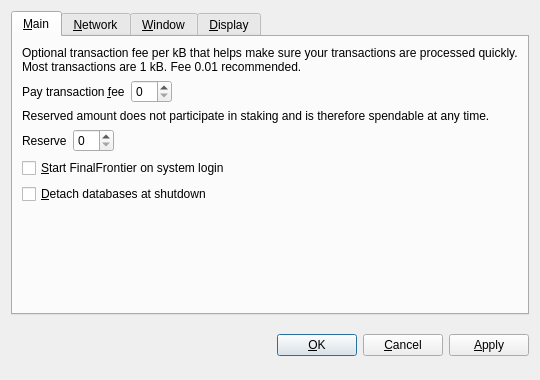
<?xml version="1.0" encoding="UTF-8"?>
<ui version="4.0">
 <class>OptionsDialog</class>
 <widget class="QDialog" name="OptionsDialog">
  <property name="geometry">
   <rect>
    <x>0</x>
    <y>0</y>
    <width>540</width>
    <height>380</height>
   </rect>
  </property>
  <property name="windowTitle">
   <string>Options</string>
  </property>
  <property name="modal">
   <bool>true</bool>
  </property>
  <layout class="QVBoxLayout" name="verticalLayout">
   <item>
    <widget class="QTabWidget" name="tabWidget">
     <property name="tabPosition">
      <enum>QTabWidget::North</enum>
     </property>
     <property name="currentIndex">
      <number>0</number>
     </property>
     <widget class="QWidget" name="tabMain">
      <attribute name="title">
       <string>&amp;Main</string>
      </attribute>
      <layout class="QVBoxLayout" name="verticalLayout_Main">
       <item>
        <widget class="QLabel" name="transactionFeeInfoLabel">
         <property name="text">
          <string>Optional transaction fee per kB that helps make sure your transactions are processed quickly. Most transactions are 1 kB. Fee 0.01 recommended.</string>
         </property>
         <property name="textFormat">
          <enum>Qt::PlainText</enum>
         </property>
         <property name="wordWrap">
          <bool>true</bool>
         </property>
        </widget>
       </item>
       <item>
        <layout class="QHBoxLayout" name="horizontalLayoutFee">
         <item>
          <widget class="QLabel" name="transactionFeeLabel">
           <property name="text">
            <string>Pay transaction &amp;fee</string>
           </property>
           <property name="textFormat">
            <enum>Qt::PlainText</enum>
           </property>
           <property name="buddy">
            <cstring>transactionFee</cstring>
           </property>
          </widget>
         </item>
         <item>
          <widget class="BitcoinAmountField" name="transactionFee"/>
         </item>
         <item>
          <spacer name="horizontalSpacerFee">
           <property name="orientation">
            <enum>Qt::Horizontal</enum>
           </property>
           <property name="sizeHint" stdset="0">
            <size>
             <width>40</width>
             <height>20</height>
            </size>
           </property>
          </spacer>
         </item>
        </layout>
       </item>
       <item>
        <widget class="QLabel" name="reserveBalanceInfoLabel">
         <property name="text">
          <string>Reserved amount does not participate in staking and is therefore spendable at any time.</string>
         </property>
         <property name="textFormat">
          <enum>Qt::PlainText</enum>
         </property>
         <property name="wordWrap">
          <bool>true</bool>
         </property>
        </widget>
       </item>
       <item>
        <layout class="QHBoxLayout" name="horizontalLayoutReserveBalance">
         <item>
          <widget class="QLabel" name="reserveBalanceLabel">
           <property name="text">
            <string>Reserve</string>
           </property>
           <property name="textFormat">
            <enum>Qt::PlainText</enum>
           </property>
           <property name="buddy">
            <cstring>reserveBalance</cstring>
           </property>
          </widget>
         </item>
         <item>
          <widget class="BitcoinAmountField" name="reserveBalance"/>
         </item>
         <item>
          <spacer name="horizontalSpacerReserveBalance">
           <property name="orientation">
            <enum>Qt::Horizontal</enum>
           </property>
           <property name="sizeHint" stdset="0">
            <size>
             <width>40</width>
             <height>20</height>
            </size>
           </property>
          </spacer>
         </item>
        </layout>
       </item>
       <item>
        <widget class="QCheckBox" name="bitcoinAtStartup">
         <property name="toolTip">
          <string>Automatically start FinalFrontier after logging in to the system.</string>
         </property>
         <property name="text">
          <string>&amp;Start FinalFrontier on system login</string>
         </property>
        </widget>
       </item>
       <item>
        <widget class="QCheckBox" name="detachDatabases">
         <property name="toolTip">
          <string>Detach block and address databases at shutdown. This means they can be moved to another data directory, but it slows down shutdown. The wallet is always detached.</string>
         </property>
         <property name="text">
          <string>&amp;Detach databases at shutdown</string>
         </property>
        </widget>
       </item>
       <item>
        <spacer name="verticalSpacer_Main">
         <property name="orientation">
          <enum>Qt::Vertical</enum>
         </property>
         <property name="sizeHint" stdset="0">
          <size>
           <width>20</width>
           <height>40</height>
          </size>
         </property>
        </spacer>
       </item>
      </layout>
     </widget>
     <widget class="QWidget" name="tabNetwork">
      <attribute name="title">
       <string>&amp;Network</string>
      </attribute>
      <layout class="QVBoxLayout" name="verticalLayout_Network">
       <item>
        <widget class="QCheckBox" name="mapPortUpnp">
         <property name="toolTip">
          <string>Automatically open the FinalFrontier client port on the router. This only works when your router supports UPnP and it is enabled.</string>
         </property>
         <property name="text">
          <string>Map port using &amp;UPnP</string>
         </property>
        </widget>
       </item>
       <item>
        <widget class="QCheckBox" name="connectSocks">
         <property name="toolTip">
          <string>Connect to the FinalFrontier network through a SOCKS proxy (e.g. when connecting through Tor).</string>
         </property>
         <property name="text">
          <string>&amp;Connect through SOCKS proxy:</string>
         </property>
        </widget>
       </item>
       <item>
        <layout class="QHBoxLayout" name="horizontalLayout_Network">
         <item>
          <widget class="QLabel" name="proxyIpLabel">
           <property name="text">
            <string>Proxy &amp;IP:</string>
           </property>
           <property name="textFormat">
            <enum>Qt::PlainText</enum>
           </property>
           <property name="buddy">
            <cstring>proxyIp</cstring>
           </property>
          </widget>
         </item>
         <item>
          <widget class="QValidatedLineEdit" name="proxyIp">
           <property name="maximumSize">
            <size>
             <width>140</width>
             <height>16777215</height>
            </size>
           </property>
           <property name="toolTip">
            <string>IP address of the proxy (e.g. 127.0.0.1)</string>
           </property>
          </widget>
         </item>
         <item>
          <widget class="QLabel" name="proxyPortLabel">
           <property name="text">
            <string>&amp;Port:</string>
           </property>
           <property name="textFormat">
            <enum>Qt::PlainText</enum>
           </property>
           <property name="buddy">
            <cstring>proxyPort</cstring>
           </property>
          </widget>
         </item>
         <item>
          <widget class="QLineEdit" name="proxyPort">
           <property name="maximumSize">
            <size>
             <width>55</width>
             <height>16777215</height>
            </size>
           </property>
           <property name="toolTip">
            <string>Port of the proxy (e.g. 9050)</string>
           </property>
          </widget>
         </item>
         <item>
          <widget class="QLabel" name="socksVersionLabel">
           <property name="text">
            <string>SOCKS &amp;Version:</string>
           </property>
           <property name="textFormat">
            <enum>Qt::PlainText</enum>
           </property>
           <property name="buddy">
            <cstring>socksVersion</cstring>
           </property>
          </widget>
         </item>
         <item>
          <widget class="QValueComboBox" name="socksVersion">
           <property name="toolTip">
            <string>SOCKS version of the proxy (e.g. 5)</string>
           </property>
          </widget>
         </item>
         <item>
          <spacer name="horizontalSpacer_Network">
           <property name="orientation">
            <enum>Qt::Horizontal</enum>
           </property>
           <property name="sizeHint" stdset="0">
            <size>
             <width>40</width>
             <height>20</height>
            </size>
           </property>
          </spacer>
         </item>
        </layout>
       </item>
       <item>
        <spacer name="verticalSpacer_Network">
         <property name="orientation">
          <enum>Qt::Vertical</enum>
         </property>
         <property name="sizeHint" stdset="0">
          <size>
           <width>20</width>
           <height>40</height>
          </size>
         </property>
        </spacer>
       </item>
      </layout>
     </widget>
     <widget class="QWidget" name="tabWindow">
      <attribute name="title">
       <string>&amp;Window</string>
      </attribute>
      <layout class="QVBoxLayout" name="verticalLayout_Window">
       <item>
        <widget class="QCheckBox" name="minimizeToTray">
         <property name="toolTip">
          <string>Show only a tray icon after minimizing the window.</string>
         </property>
         <property name="text">
          <string>&amp;Minimize to the tray instead of the taskbar</string>
         </property>
        </widget>
       </item>
       <item>
        <widget class="QCheckBox" name="minimizeOnClose">
         <property name="toolTip">
          <string>Minimize instead of exit the application when the window is closed. When this option is enabled, the application will be closed only after selecting Quit in the menu.</string>
         </property>
         <property name="text">
          <string>M&amp;inimize on close</string>
         </property>
        </widget>
       </item>
       <item>
        <spacer name="verticalSpacer_Window">
         <property name="orientation">
          <enum>Qt::Vertical</enum>
         </property>
         <property name="sizeHint" stdset="0">
          <size>
           <width>20</width>
           <height>40</height>
          </size>
         </property>
        </spacer>
       </item>
      </layout>
     </widget>
     <widget class="QWidget" name="tabDisplay">
      <attribute name="title">
       <string>&amp;Display</string>
      </attribute>
      <layout class="QVBoxLayout" name="verticalLayout_Display">
       <item>
        <layout class="QHBoxLayout" name="horizontalLayout_1_Display">
         <item>
          <widget class="QLabel" name="langLabel">
           <property name="text">
            <string>User Interface &amp;language:</string>
           </property>
           <property name="textFormat">
            <enum>Qt::PlainText</enum>
           </property>
           <property name="buddy">
            <cstring>lang</cstring>
           </property>
          </widget>
         </item>
         <item>
          <widget class="QValueComboBox" name="lang">
           <property name="toolTip">
            <string>The user interface language can be set here. This setting will take effect after restarting FinalFrontier.</string>
           </property>
          </widget>
         </item>
        </layout>
       </item>
       <item>
        <layout class="QHBoxLayout" name="horizontalLayout_2_Display">
         <item>
          <widget class="QLabel" name="unitLabel">
           <property name="text">
            <string>&amp;Unit to show amounts in:</string>
           </property>
           <property name="textFormat">
            <enum>Qt::PlainText</enum>
           </property>
           <property name="buddy">
            <cstring>unit</cstring>
           </property>
          </widget>
         </item>
         <item>
          <widget class="QValueComboBox" name="unit">
           <property name="toolTip">
            <string>Choose the default subdivision unit to show in the interface and when sending coins.</string>
           </property>
          </widget>
         </item>
        </layout>
       </item>
       <item>
        <widget class="QCheckBox" name="displayAddresses">
         <property name="toolTip">
          <string>Whether to show FinalFrontier addresses in the transaction list or not.</string>
         </property>
         <property name="text">
          <string>&amp;Display addresses in transaction list</string>
         </property>
        </widget>
       </item>
       <item>
        <widget class="QCheckBox" name="coinControlFeatures">
         <property name="toolTip">
          <string>Whether to show coin control features or not.</string>
         </property>
         <property name="text">
          <string>Display coin &amp;control features (experts only!)</string>
         </property>
        </widget>
       </item>
       <item>
        <spacer name="verticalSpacer_Display">
         <property name="orientation">
          <enum>Qt::Vertical</enum>
         </property>
         <property name="sizeHint" stdset="0">
          <size>
           <width>20</width>
           <height>40</height>
          </size>
         </property>
        </spacer>
       </item>
      </layout>
     </widget>
    </widget>
   </item>
   <item>
    <layout class="QHBoxLayout" name="horizontalLayout_Buttons">
     <item>
      <spacer name="horizontalSpacer_1">
       <property name="orientation">
        <enum>Qt::Horizontal</enum>
       </property>
       <property name="sizeHint" stdset="0">
        <size>
         <width>40</width>
         <height>48</height>
        </size>
       </property>
      </spacer>
     </item>
     <item>
      <widget class="QLabel" name="statusLabel">
       <property name="font">
        <font>
         <weight>75</weight>
         <bold>true</bold>
        </font>
       </property>
       <property name="text">
        <string/>
       </property>
       <property name="textFormat">
        <enum>Qt::PlainText</enum>
       </property>
       <property name="wordWrap">
        <bool>true</bool>
       </property>
      </widget>
     </item>
     <item>
      <spacer name="horizontalSpacer_2">
       <property name="orientation">
        <enum>Qt::Horizontal</enum>
       </property>
       <property name="sizeHint" stdset="0">
        <size>
         <width>40</width>
         <height>48</height>
        </size>
       </property>
      </spacer>
     </item>
     <item>
      <widget class="QPushButton" name="okButton">
       <property name="text">
        <string>&amp;OK</string>
       </property>
      </widget>
     </item>
     <item>
      <widget class="QPushButton" name="cancelButton">
       <property name="text">
        <string>&amp;Cancel</string>
       </property>
       <property name="autoDefault">
        <bool>false</bool>
       </property>
      </widget>
     </item>
     <item>
      <widget class="QPushButton" name="applyButton">
       <property name="text">
        <string>&amp;Apply</string>
       </property>
       <property name="autoDefault">
        <bool>false</bool>
       </property>
      </widget>
     </item>
    </layout>
   </item>
  </layout>
 </widget>
 <customwidgets>
  <customwidget>
   <class>BitcoinAmountField</class>
   <extends>QSpinBox</extends>
   <header>bitcoinamountfield.h</header>
  </customwidget>
  <customwidget>
   <class>QValueComboBox</class>
   <extends>QComboBox</extends>
   <header>qvaluecombobox.h</header>
  </customwidget>
  <customwidget>
   <class>QValidatedLineEdit</class>
   <extends>QLineEdit</extends>
   <header>qvalidatedlineedit.h</header>
  </customwidget>
 </customwidgets>
 <resources/>
 <connections/>
</ui>
